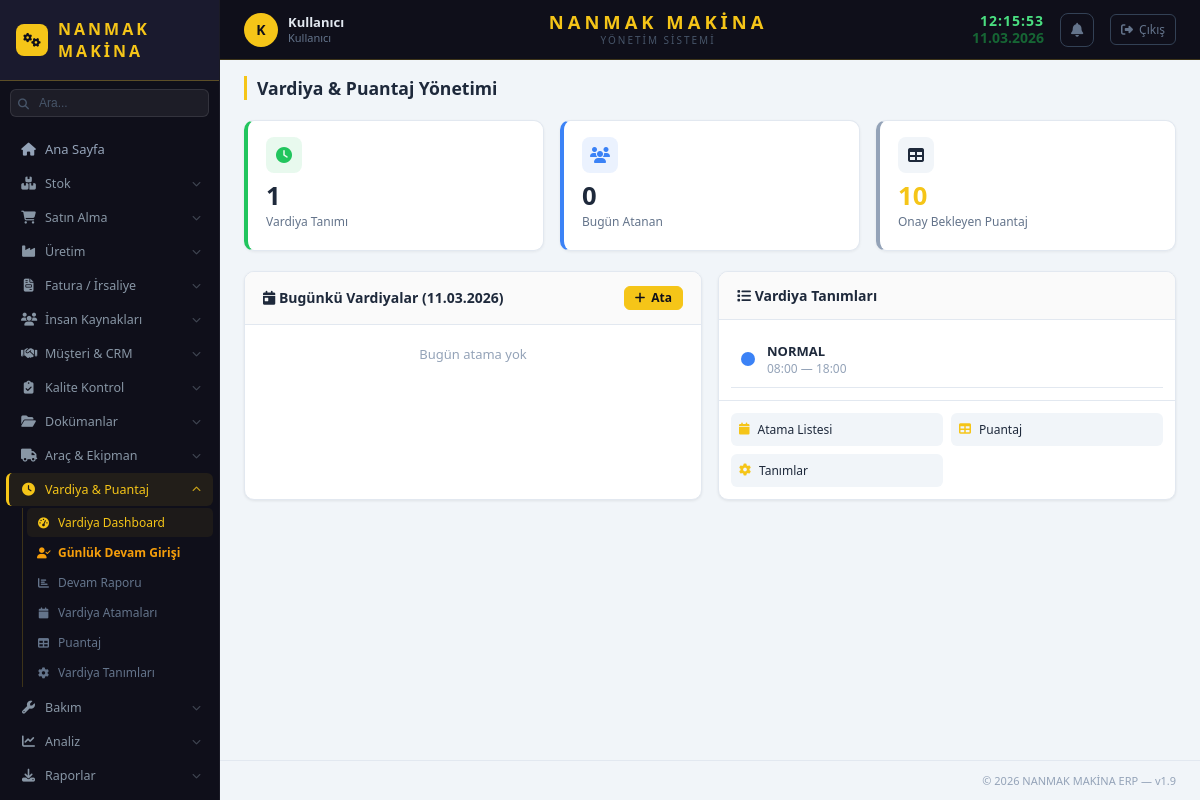
The page /vardiya/ (signed in) on the database its author committed.
### app/stok/models/sistem_ayar.py (models this page shows, shortened)
class SistemAyar(db.Model):
    __tablename__ = 'sistem_ayar'
    id = db.Column(db.Integer, primary_key=True, autoincrement=True)
    anahtar = db.Column(db.String(100), unique=True, nullable=False)
    deger = db.Column(db.Text)
    aciklama = db.Column(db.String(200))
    guncelleme = db.Column(db.String(30), default=lambda: datetime.now().strftime('%d.%m.%Y %H:%M'))
    @staticmethod
    def get(anahtar, varsayilan=''):
        ayar = SistemAyar.query.filter_by(anahtar=anahtar).first()
        return ayar.deger if ayar else varsayilan

### app/vardiya/models/vardiya.py (models this page shows)
class VardiyaTanim(db.Model):
    __tablename__ = 'vardiya_tanim'
    id = db.Column(db.Integer, primary_key=True, autoincrement=True)
    ad = db.Column(db.String(50), nullable=False)  # Sabah, Öğle, Gece
    baslangic = db.Column(db.String(10), nullable=False)  # 08:00
    bitis = db.Column(db.String(10), nullable=False)       # 16:00
    renk = db.Column(db.String(10), default='#3b82f6')
    aktif = db.Column(db.Integer, default=1)
    olusturma_tarihi = db.Column(db.String(20), default=_simdi)

### app/vardiya/routes/vardiya_routes.py (the view)
@vardiya_bp.route('/')
def vardiya_dashboard():
    tanimlar = VardiyaTanim.query.filter_by(aktif=1).all()
    bugun = datetime.now().strftime('%d.%m.%Y')
    bugun_atamalar = VardiyaAtama.query.filter_by(tarih=bugun).all()
    bekleyen_puantaj = Puantaj.query.filter_by(onaylandi=0).count()
    return render_template('vardiya/vardiya_dashboard.html',
        tanimlar=tanimlar, bugun_atamalar=bugun_atamalar,
        bekleyen_puantaj=bekleyen_puantaj, bugun=bugun)

### app/__init__.py (called while the page is built)
def login_gerekli_mi(endpoint, path):
    for acik in ACIK_URLLAR:
        if path.startswith(acik):
            return False
    return True

### app/kullanici/models/kullanici.py (called while the page is built)
    def birincil_rol(self):
        if self.roller:
            return self.roller[0].rol
        return None

    def admin_mi(self):
        for kr in self.roller:
            if kr.rol and kr.rol.rol_adi == 'admin':
                return True
        return False

### app/vardiya/templates/vardiya/vardiya_dashboard.html (shortened to what this page needs)
{% extends "base.html" %}
{% block page_title %}Vardiya & Puantaj Yönetimi{% endblock %}
{% block content %}
<div class="stats-grid">
    <div class="stat-card stok">
        <div class="stat-icon"><i class="fas fa-clock"></i></div>
        <div class="stat-value">{{ tanimlar|length }}</div>
        <div class="stat-label">Vardiya Tanımı</div>
    </div>
    <div class="stat-card satin-alma">
        <div class="stat-icon"><i class="fas fa-users"></i></div>
        <div class="stat-value">{{ bugun_atamalar|length }}</div>
        <div class="stat-label">Bugün Atanan</div>
    </div>
    <div class="stat-card" style="--accent:var(--sari);">
        <div class="stat-icon"><i class="fas fa-table"></i></div>
        <div class="stat-value" {% if bekleyen_puantaj %}style="color:var(--sari);"{% endif %}>{{ bekleyen_puantaj }}</div>
        <div class="stat-label">Onay Bekleyen Puantaj</div>
    </div>
</div>
<div class="grid grid-2" style="gap:16px;margin-top:16px;">
    <div class="card">
        <div class="card-header">
            <h3 class="card-title"><i class="fas fa-calendar-day"></i> Bugünkü Vardiyalar ({{ bugun }})</h3>
            <a href="{{ url_for('vardiya.atama_kaydet') }}" class="btn btn-primary btn-sm"><i class="fas fa-plus"></i> Ata</a>
        </div>
        <div style="padding:12px;">
            {% for a in bugun_atamalar %}
            <div style="padding:8px;border-bottom:1px solid var(--gri-kenar);display:flex;align-items:center;gap:10px;">
                {% if a.vardiya %}
                <div style="width:10px;height:10px;border-radius:50%;background:{{ a.vardiya.renk }};flex-shrink:0;"></div>
                <span style="font-size:13px;font-weight:500;">{{ a.personel.tam_ad if a.personel else '?' }}</span>
                <span style="margin-left:auto;font-size:12px;color:var(--gri);">{{ a.vardiya.ad }} ({{ a.vardiya.baslangic }}-{{ a.vardiya.bitis }})</span>
                {% endif %}
            </div>
            {% else %}
            <div style="color:var(--gri);font-size:13px;padding:8px;text-align:center;">Bugün atama yok</div>
            {% endfor %}
        </div>
    </div>
    <div class="card">
        <div class="card-header"><h3 class="card-title"><i class="fas fa-list"></i> Vardiya Tanımları</h3></div>
        <div style="padding:12px;">
            {% for t in tanimlar %}
            <div style="display:flex;align-items:center;gap:12px;padding:10px;border-bottom:1px solid var(--gri-kenar);">
                <div style="width:14px;height:14px;border-radius:50%;background:{{ t.renk }};flex-shrink:0;"></div>
                <div style="flex:1;">
                    <div style="font-weight:600;font-size:13px;">{{ t.ad }}</div>
                    <div style="font-size:12px;color:var(--gri);">{{ t.baslangic }} — {{ t.bitis }}</div>
                </div>
            </div>
            {% else %}
            <div style="color:var(--gri);font-size:13px;padding:8px;">Vardiya tanımı yok</div>
            {% endfor %}
        </div>
        <div style="padding:12px;border-top:1px solid var(--gri-kenar);display:grid;grid-template-columns:1fr 1fr;gap:8px;">
            {% for url, ikon, ad in [
                (url_for('vardiya.atama_liste'),'fa-calendar','Atama Listesi'),
                (url_for('vardiya.puantaj_liste'),'fa-table','Puantaj'),
                (url_for('vardiya.tanim_liste'),'fa-cog','Tanımlar'),
            ] %}
            <a href="{{ url }}" style="display:flex;align-items:center;gap:8px;padding:8px;background:var(--gri-acik);border-radius:6px;text-decoration:none;color:inherit;font-size:12px;font-weight:500;">
                <i class="fas {{ ikon }}" style="color:var(--sari);"></i> {{ ad }}
            </a>
            {% endfor %}
        </div>
    </div>
</div>
{% endblock %}

### app/stok/templates/base.html (shortened to what this page needs)
<!DOCTYPE html>
<html lang="tr">
<head>
    <link rel="stylesheet" href="{{ url_for('static', filename='css/main.css') }}">
    <link rel="stylesheet" href="https://cdnjs.cloudflare.com/ajax/libs/font-awesome/6.4.0/css/all.min.css">
</head>
<body>
<aside class="sidebar">
    <div class="sidebar-logo">
        {% if firma_logo %}
        <img src="{{ url_for('static', filename='img/' + firma_logo) }}"
             alt="{{ firma_adi }}" style="height:36px;max-width:140px;object-fit:contain;">
        {% else %}
        <span class="sidebar-logo-icon"><i class="fas fa-cogs"></i></span>
        <span class="sidebar-logo-text">{{ firma_adi }}</span>
        {% endif %}
    </div>
    <div class="sidebar-arama">
        <i class="fas fa-search sidebar-arama-ikon"></i>
        <input type="text" id="global-arama" placeholder="Ara..." autocomplete="off">
    </div>
    <nav class="sidebar-nav">
        <a href="/" class="nav-item {% if request.path == '/' %}active{% endif %}">
            <i class="fas fa-home"></i><span>Ana Sayfa</span>
        </a>
        <div class="nav-group">
            <div class="nav-group-title" id="btn-stok-menu">
                <i class="fas fa-boxes ng-icon"></i>
                <span class="ng-label">Stok</span>
                <i class="fas fa-chevron-down ng-arrow"></i>
            </div>
        </div>
        <div class="nav-group">
            <div class="nav-group-title" id="btn-satin-menu">
                <i class="fas fa-shopping-cart ng-icon"></i>
                <span class="ng-label">Satın Alma</span>
                <i class="fas fa-chevron-down ng-arrow"></i>
            </div>
        </div>
        <div class="nav-group">
            <div class="nav-group-title" id="btn-uretim-menu">
                <i class="fas fa-industry ng-icon"></i>
                <span class="ng-label">Üretim</span>
                <i class="fas fa-chevron-down ng-arrow"></i>
            </div>
        </div>
        <div class="nav-group">
            <div class="nav-group-title" id="btn-fatura-menu">
                <i class="fas fa-file-invoice ng-icon"></i>
                <span class="ng-label">Fatura / İrsaliye</span>
                <i class="fas fa-chevron-down ng-arrow"></i>
            </div>
        </div>
        {% if session.get('admin') or yetki.get('ik') %}
        <div class="nav-group">
            <div class="nav-group-title" id="btn-ik-menu">
                <i class="fas fa-users ng-icon"></i>
                <span class="ng-label">İnsan Kaynakları</span>
                <i class="fas fa-chevron-down ng-arrow"></i>
            </div>
        </div>
        {% endif %}
        {% if aktif_moduller.get('crm') %}
        <div class="nav-group">
            <div class="nav-group-title" id="btn-crm-menu">
                <i class="fas fa-handshake ng-icon"></i>
                <span class="ng-label">Müşteri & CRM</span>
                <i class="fas fa-chevron-down ng-arrow"></i>
            </div>
        </div>
        {% endif %}
        {% if aktif_moduller.get('kalite') %}
        <div class="nav-group">
            <div class="nav-group-title" id="btn-kalite-menu">
                <i class="fas fa-clipboard-check ng-icon"></i>
                <span class="ng-label">Kalite Kontrol</span>
                <i class="fas fa-chevron-down ng-arrow"></i>
            </div>
        </div>
        {% endif %}
        {% if aktif_moduller.get('dokuman') %}
        <div class="nav-group">
            <div class="nav-group-title" id="btn-dokuman-menu">
                <i class="fas fa-folder-open ng-icon"></i>
                <span class="ng-label">Dokümanlar</span>
                <i class="fas fa-chevron-down ng-arrow"></i>
            </div>
        </div>
        {% endif %}
        {% if aktif_moduller.get('arac') %}
        <div class="nav-group">
            <div class="nav-group-title" id="btn-arac-menu">
                <i class="fas fa-truck ng-icon"></i>
                <span class="ng-label">Araç & Ekipman</span>
                <i class="fas fa-chevron-down ng-arrow"></i>
            </div>
        </div>
        {% endif %}
        {% if aktif_moduller.get('vardiya') %}
        <div class="nav-group">
            <div class="nav-group-title" id="btn-vardiya-menu">
                <i class="fas fa-clock ng-icon"></i>
                <span class="ng-label">Vardiya & Puantaj</span>
                <i class="fas fa-chevron-down ng-arrow"></i>
            </div>
            <div id="vardiya-menu" class="nav-submenu">
                <a href="{{ url_for('vardiya.vardiya_dashboard') }}"><i class="fas fa-tachometer-alt"></i> Vardiya Dashboard</a>
                <a href="{{ url_for('vardiya.devam_listesi') }}" style="font-weight:600;color:#f59e0b;"><i class="fas fa-user-check"></i> Günlük Devam Girişi</a>
                <a href="{{ url_for('vardiya.devam_rapor') }}"><i class="fas fa-chart-bar"></i> Devam Raporu</a>
                <a href="{{ url_for('vardiya.atama_liste') }}"><i class="fas fa-calendar"></i> Vardiya Atamaları</a>
                <a href="{{ url_for('vardiya.puantaj_liste') }}"><i class="fas fa-table"></i> Puantaj</a>
                <a href="{{ url_for('vardiya.tanim_liste') }}"><i class="fas fa-cog"></i> Vardiya Tanımları</a>
            </div>
        </div>
        {% endif %}
        {% if aktif_moduller.get('bakim') %}
        <div class="nav-group">
            <div class="nav-group-title" id="btn-bakim-menu">
                <i class="fas fa-wrench ng-icon"></i>
                <span class="ng-label">Bakım</span>
                <i class="fas fa-chevron-down ng-arrow"></i>
            </div>
        </div>
        {% endif %}
        <div class="nav-group">
            <div class="nav-group-title" id="btn-analiz-menu">
                <i class="fas fa-chart-line ng-icon"></i>
                <span class="ng-label">Analiz</span>
                <i class="fas fa-chevron-down ng-arrow"></i>
            </div>
        </div>
        <div class="nav-group">
            <div class="nav-group-title" id="btn-rapor-menu">
                <i class="fas fa-download ng-icon"></i>
                <span class="ng-label">Raporlar</span>
                <i class="fas fa-chevron-down ng-arrow"></i>
            </div>
        </div>
        {% if aktif_moduller.get('proje') %}
        <div class="nav-group">
            <div class="nav-group-title" id="btn-proje-menu">
            </div>
        </div>
        {% endif %}
    </nav>
</aside>
<div class="main-wrapper">
    <header class="top-header">
        <div class="header-left">
            <a href="{{ url_for('kullanici.profil') }}" class="header-user" title="Profilim" style="text-decoration:none;">
                <div class="header-user-avatar">{{ session.get('tam_ad', 'K')[:1] | upper }}</div>
                <div class="header-user-info">
                    <span class="header-user-name">{{ session.get('tam_ad', 'Kullanıcı') }}</span>
                    <span class="header-user-role">{% if session.get('admin') %}Admin{% else %}Kullanıcı{% endif %}</span>
                </div>
            </a>
        </div>
        <div class="header-center">
            <div class="header-firma">{{ firma_adi }}</div>
            <div class="header-firma-alt">{{ firma_alt_baslik }}</div>
        </div>
        <div class="header-right">
            <div class="header-datetime">
                <span class="header-saat" id="header-saat">--:--:--</span>
                <span class="header-tarih" id="header-tarih">--.--.----</span>
            </div>
            <div class="bildirim-wrapper" id="bildirim-wrapper">
                <button class="bildirim-btn" onclick="toggleBildirimler()" title="Bildirimler">
                    <i class="fas fa-bell"></i>
                </button>
            </div>
            <a href="{{ url_for('kullanici.cikis') }}" class="header-cikis" title="Çıkış Yap">
                <i class="fas fa-sign-out-alt"></i>
                <span>Çıkış</span>
            </a>
        </div>
    </header>
    <div class="page-header">
        <h2 class="page-title">{% block page_title %}{% endblock %}</h2>
    </div>
    <main class="main-content">
        {% block content %}{% endblock %}
    </main>
    <footer class="footer">
        <span>© 2026 {{ firma_adi }} ERP — v1.9</span>
    </footer>
</div>
</body>
</html>

### app/stok/templates/base.html (style rules this page uses)
.bildirim-wrapper { position: relative; }
.bildirim-btn { background: none; border: 1px solid #334155; color: #64748b; width: 34px; height: 34px; border-radius: 8px; cursor: pointer; display: flex; align-items: center; justify-content: center; font-size: 14px; transition: all 0.15s; position: relative; }
.sidebar-arama { padding: 8px 10px; position: relative; }
.sidebar-arama input { width: 100%; background: rgba(255,255,255,0.06); border: 1px solid rgba(255,255,255,0.1); border-radius: 6px; padding: 6px 8px 6px 28px; color: #94a3b8; font-size: 12px; outline: none; transition: all 0.15s; }
.sidebar-arama input::placeholder { color: #475569; }
.sidebar-arama-ikon { position: absolute; left: 18px; top: 50%; transform: translateY(-50%); color: #475569; font-size: 11px; pointer-events: none; }

### rows shown on the page
SistemAyar: deger "NANMAK MAKİNA"
SistemAyar: deger "YÖNETIM SISTEMI"
VardiyaTanim: ad "NORMAL", baslangic "08:00", bitis "18:00"

### other values the page prints
{{ session.get('tam_ad', 'K')[:1] | upper }} "K"
{{ session.get('tam_ad', 'Kullanıcı') }} "Kullanıcı"
{{ tanimlar|length }} "1"
{{ bugun_atamalar|length }} "0"
{{ bekleyen_puantaj }} "10"
{{ ad }} "Atama Listesi" "Puantaj" "Tanımlar"
